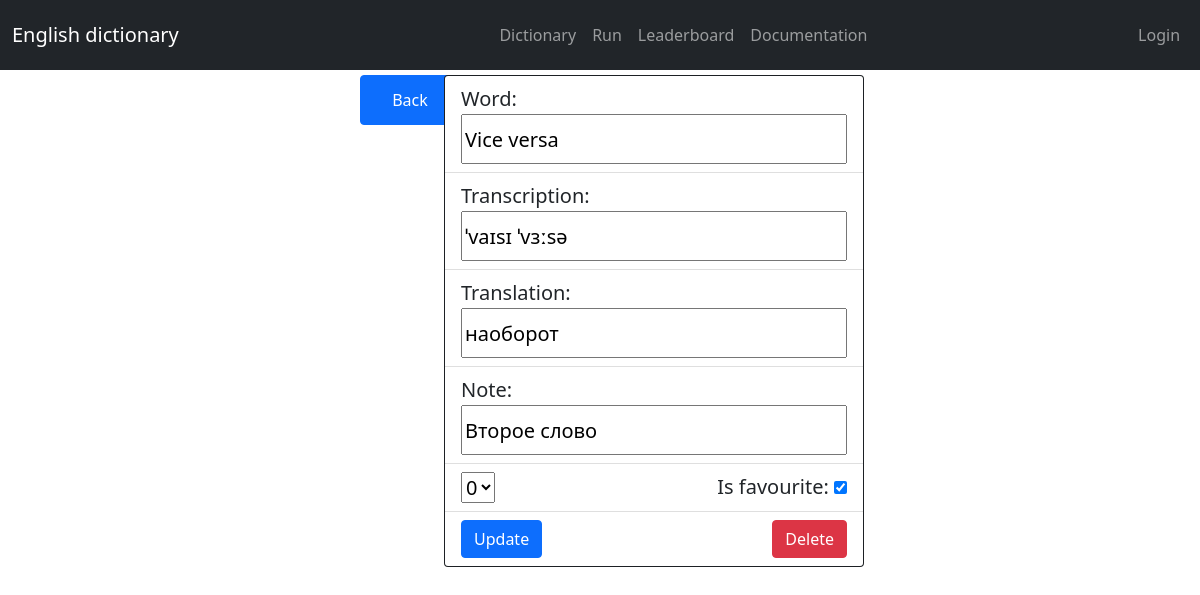
The page /dictionary/2/ on the database its author committed.
### dictionary/models.py (models this page shows, shortened)
class Word(models.Model):
    user = models.ForeignKey(
        User,
        on_delete=models.CASCADE,
        related_name='dictionary'
    )
    english = models.CharField(
        max_length=100,
        verbose_name='Английское слово',
    )
    transcription = models.CharField(
        max_length=100,
        verbose_name='Транскрипция',
        blank=True,
        null=True,
    )
    translation = models.CharField(
        max_length=200,
        verbose_name='Перевод'
    )
    pure_translation = models.CharField(
        'Чистый перевод',
        max_length=200,
        default=''
    )
    note = models.CharField(
        max_length=100,
        verbose_name='Заметка',
        blank=True,
        null=True,
    )
    favourite = models.BooleanField(
        default=False,
        verbose_name='Избранное ли слово'
    )
    category = models.CharField(
        max_length=5,
        choices=CATEGORY_CHOICE,
        default='0',
        verbose_name='Категория'
    )
    class Meta:
        db_table = 'word_table'
        managed = True
        verbose_name = 'Word'
        verbose_name_plural = 'Words'
        ordering = ('english',)
        unique_together = 'user', 'english'

### dictionary/views.py (the view, shortened to what this page needs)
# urls.py: path('<int:id>/', DetailWordView.as_view(), name='detail-word'),
class DetailWordView(views.View):
    def get(self, request, id):
        print(request.GET)
        back_href = 'dict-list'
        if request.GET.get('back', False) != False:
            back_href = request.GET['back']
        return render(request, 'dict/detail_page.html', {
            'word': Word.objects.get(id=id),
            'back_href': back_href,
        })

### dictionary/templates/dict/detail_page.html (shortened to what this page needs)
{% extends "base.html" %}
{% block content %}
<form action="{% url back_href %}">
        <input type="submit" value="Back" class="btn btn-primary back"/>
</form>
<form method="POST">
    <div class="card bg-dark" style="margin-left: 37%; width: 420px; margin-top: 5px;">
        <ul class="list-group list-group-flush" style="font-size: 20px;">
            <li class="list-group-item">
                Word: <br>
                <input id="phrasefield" type="text" name="english" value="{{ word.english }}">
            </li>
            <li class="list-group-item">
                Transcription: <br>
                <input id="phrasefield" type="text"
                    name="transcription" value="{{ word.transcription }}">
            </li>
            <li class="list-group-item">
                Translation: <br>
                <input id="phrasefield" type="text" name="translation" value="{{ word.translation }}">
            </li>
            <li class="list-group-item">
                Note: <br>
                <input id="phrasefield" type="text" name="note" value="{{ word.note }}">
            </li>
            <li class="list-group-item">
                <select name="category">
                    <option value="0" {% if word.category == '0' %}selected{% endif %}>0</option>
                </select>
                <div style="float: right;">
                    Is favourite:
                    <input name="favourite" type="checkbox" {% if word.favourite %}checked{% endif %}>
                </div>
            </li>
            <li class="list-group-item">
                <button class="btn btn-primary" name="Button" value="Update">Update</button>
                <button class="btn btn-danger" style="float: right;"
                    name="Button" value="Delete">Delete</button>
            </li>
        </ul>
    </div>
</form>
{% endblock content %}

### dictionary/templates/dict/detail_page.html (style rules this page uses)
#phrasefield { width: 100%; height: 50px; }
.back { position: absolute; top: 75px; left: 30%; width: 100px; height: 50px; }

### rows shown on the page
Word: english "Vice versa", transcription "ˈvaɪsɪ ˈvɜːsə", translation "наоборот", note "Второе слово", category "0", favourite "☑"
